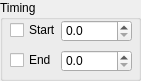
  <widget class="QGroupBox" name="timing">
   <property name="geometry">
    <rect>
     <x>190</x>
     <y>590</y>
     <width>141</width>
     <height>81</height>
    </rect>
   </property>
   <property name="title">
    <string>Timing</string>
   </property>
   <widget class="QDoubleSpinBox" name="starts">
    <property name="geometry">
     <rect>
      <x>61</x>
      <y>20</y>
      <width>71</width>
      <height>22</height>
     </rect>
    </property>
    <property name="toolTip">
     <string>Start at the given time in seconds</string>
    </property>
    <property name="decimals">
     <number>1</number>
    </property>
    <property name="maximum">
     <double>9999999.000000000000000</double>
    </property>
    <property name="singleStep">
     <double>0.100000000000000</double>
    </property>
   </widget>
   <widget class="QDoubleSpinBox" name="ends">
    <property name="geometry">
     <rect>
      <x>61</x>
      <y>50</y>
      <width>71</width>
      <height>22</height>
     </rect>
    </property>
    <property name="toolTip">
     <string>End at the given time in seconds (default +Inf)</string>
    </property>
    <property name="decimals">
     <number>1</number>
    </property>
    <property name="maximum">
     <double>99999999.000000000000000</double>
    </property>
    <property name="singleStep">
     <double>0.100000000000000</double>
    </property>
   </widget>
   <widget class="QCheckBox" name="start">
    <property name="geometry">
     <rect>
      <x>10</x>
      <y>20</y>
      <width>75</width>
      <height>20</height>
     </rect>
    </property>
    <property name="toolTip">
     <string>Start at the given time in seconds</string>
    </property>
    <property name="text">
     <string>Start</string>
    </property>
   </widget>
   <widget class="QCheckBox" name="end">
    <property name="geometry">
     <rect>
      <x>10</x>
      <y>50</y>
      <width>75</width>
      <height>20</height>
     </rect>
    </property>
    <property name="toolTip">
     <string>End at the given time in seconds (default +Inf)</string>
    </property>
    <property name="text">
     <string>End</string>
    </property>
   </widget>
  </widget>
